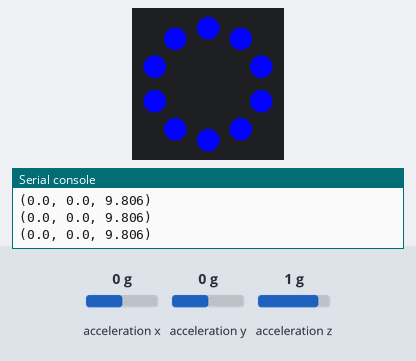
Recording of a program running on a simulated Circuit Playground running CircuitPython. Parts: the board's ring of 10 RGB LEDs (number 0 left of the top, counting anticlockwise), the last lines printed to the serial console. The test bench sets the inputs (shaded band); at power-on: acceleration z 1 g, acceleration x 0 g, acceleration y 0 g. Dim RGB values are drawn brighter than linear.

Above: at 1.2 s.
1.3 s: acceleration z set to -1.4 g
At 2.5 s:
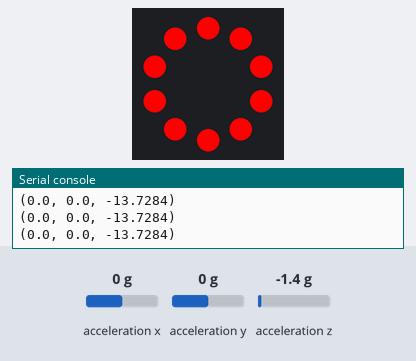
2.8 s: acceleration z set to 0 g
At 3.6 s:
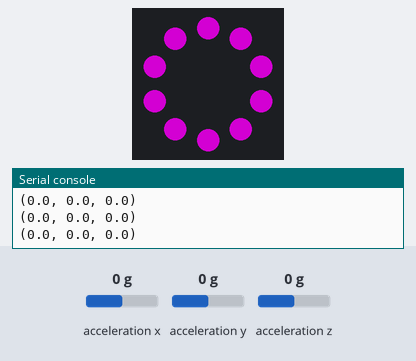
4.3 s: acceleration z set to -0.8 g
At 4.8 s:
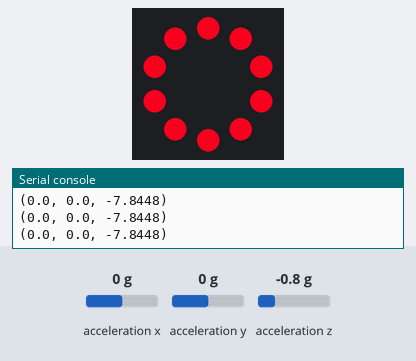
Timing chart, 0 to 7.3 s (numbered marks = the images above; inputs shaded):
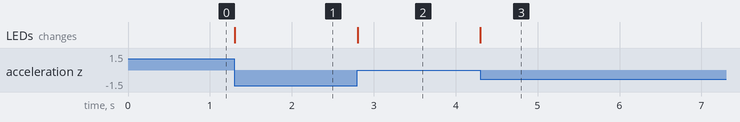

Measured:
- after the input at 1.3 s, the LEDs: change at once (image 1)
- after the input at 2.8 s, the LEDs: change at once (image 2)
- after the input at 4.3 s, the LEDs: change at once (image 3)

The program:

code.py
```python
from adafruit_circuitplayground.express import cpx

# A helper function for mapping a value from one range onto
# another. Works just like Processing's `map` function.
#           value, from_min, from_max, to_min,    to_max
def lin_map(value, left_min, left_max, right_min, right_max):
    """maps a value from one range onto another"""
    # Figure out how 'wide' each range is
    left_span = left_max - left_min
    right_span = right_max - right_min

    # Convert the left range into a 0-1 range (float)
    value_scaled = float(value - left_min) / float(left_span)

    # Convert the 0-1 range into a value in the right range.
    return right_min + (value_scaled * right_span)

# A helper function for blending between two color values
# in the form (R, G, B)
#   c1: color 1
#   c2: color 2
#   amt: the amount to blend from 0 to 1.0
def lerp_color(c1, c2, amt):
    from_a = [ c / 255.0 for c in c1 ]
    to_a =   [ c / 255.0 for c in c2 ]

    amt = max(min(amt, 1.0), 0.0)
    lerp = lambda start, stop, amt: (1.0 * amt) * (stop - start) + start

    maxes = [ 255, 255, 255 ]

    return [
        int(lerp(from_a[i], to_a[i], amt) * maxes[i]) for i in range(len(from_a))
    ]

blue = (0, 0, 255)
red =  (255, 0, 0)

while True:

    x, y, z = cpx.acceleration
    print((x, y, z))  # plotable values

    c = lerp_color(red, blue, lin_map(z, -10, 10, 0, 1.0))
    cpx.pixels.fill(c)
```
